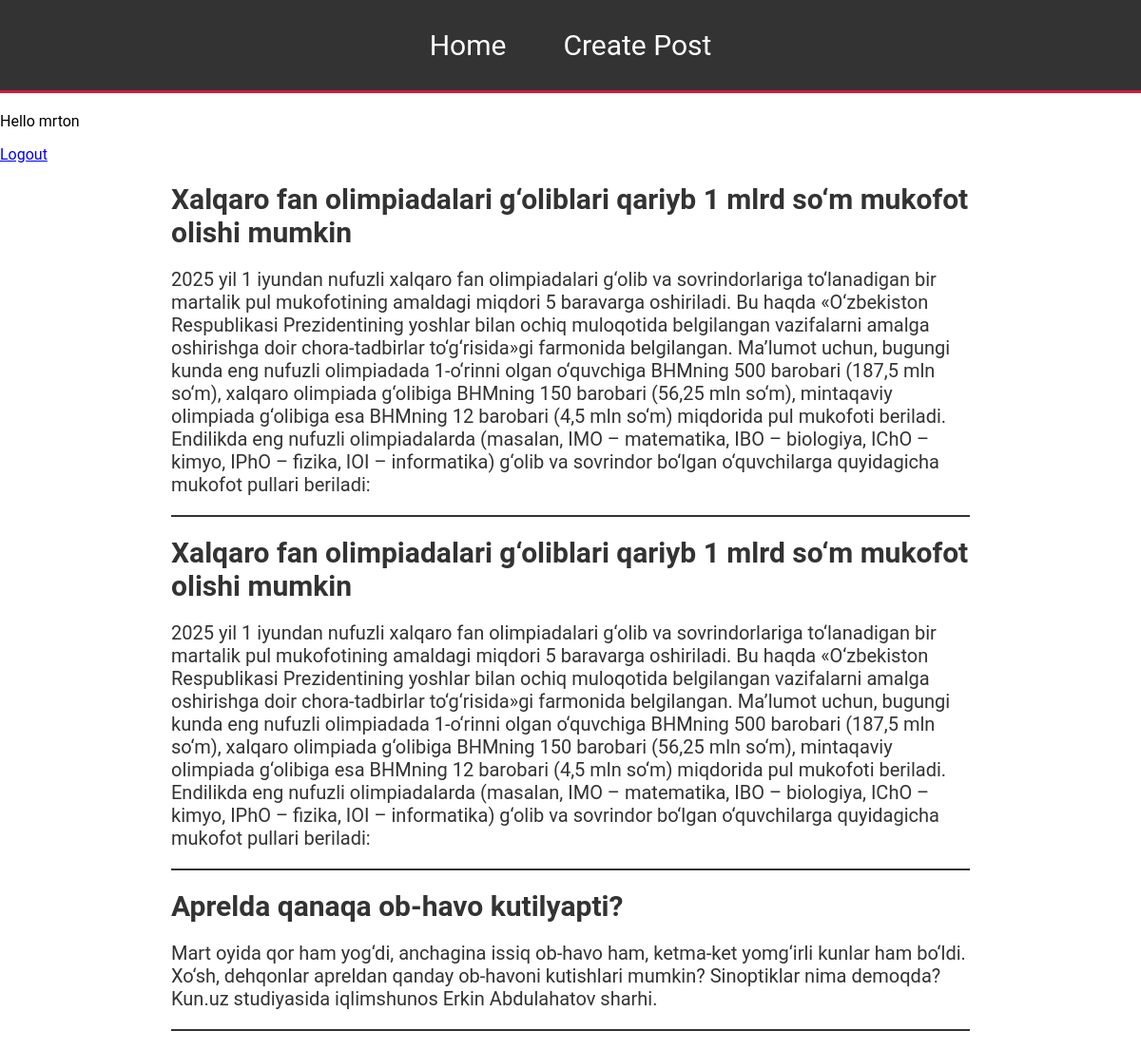
The app's page / (signed in) with its own data.
### posts/models.py (models this page shows, shortened)
class Post(models.Model):
    author=models.ForeignKey('auth.User',on_delete=models.CASCADE)
    title=models.CharField(max_length=100)
    context=models.TextField()
    created_date=models.DateTimeField(auto_now_add=True)
    updated_date=models.DateTimeField(auto_now=True)

### posts/views.py (the view)
# urls.py: path("",BlogListView.as_view(), name="home"),
class BlogListView(ListView):
    model = Post
    template_name = "home.html"
    context_object_name = "posts"

### templates/home.html
{% extends "base.html" %}
{% block content %}
{% for post in posts %}
<div class="context">
    <div class="title">
        <h2><a href="{% url 'post_detail' post.pk %}">{{ post.title }}</a></h2>
    </div>
    <div class="text">
        <p>{{ post.context}}</p>
    </div>
</div>
{% endfor %}
{% endblock content %}

### templates/base.html (shortened to what this page needs)
{% load static %}
<!DOCTYPE>
<html>
<head>
    <link rel="stylesheet" type="text/css" href="{% static 'css/style.css' %}">
</head>
<body>
    <header class="header">
       <div class="container">
        <nav class="maon-nav">
            <ul class="nav-list">
                <li><a class="page-a" href="{% url 'home' %}">Home</a></li>
                <li><a class="page-a" href="{% url 'post_new' %}">Create Post</a></li>
            </ul>
        </nav>
        </div>
    </header>
    {%if user.is_authenticated%}
    <p>Hello {{user.username}}</p>
    <a href="{% url 'logout' %}">Logout</a>
    {%else%}
    <p>You are not Login</p>
    <a href="{% url 'login' %}">Log In</a>
    <a href="{% url 'register' %}">Sign Up</a>
    {%endif%}
    <div class="container">
        {% block content %}
        {% endblock content %}
    </div>
</body>
</html>

### static/css/style.css (style rules this page uses)
body { background-color:rgb(255, 255, 255) ; font-family: 'Roboto', sans-serif; margin: 0; }
.container { width: 70%; margin: 0 auto; padding: 0 20px; }
.header { background-color: #333; color: #fff; padding: 10px 0; text-align: center; margin-bottom: 20px; border-bottom: 3px solid crimson; }
.nav-list { list-style-type: none; padding:20px 15px; margin: 0; display: flex; justify-content: center; background-color: #333; }
.nav-list a { font-size: 30px; margin: 10px 15px; padding:20px 15px; text-align: center; text-decoration: none; color: #fff; }
.context { margin-top: 20px; justify-content: space-between; margin-bottom: 20px; color: #333; border-bottom:2px solid #333; }
.context a { text-decoration: none; font-size: 30px; margin-bottom: 20px; color: #333; }
.context p { font-size: 20px; margin-bottom: 20px; }

### records on screen
Post: title "Xalqaro fan olimpiadalari g‘oliblari qariyb 1 mlrd so‘m mukofot olishi mumkin", context "2025 yil 1 iyundan nufuzli xalqaro fan olimpiadalari g‘olib va sovrindorlariga to‘lanadigan bir martalik pul mukofotining amaldagi miqdori 5 baravarga oshiriladi. Bu haqda «O‘zbekiston Respublikasi Prezidentining yoshlar bilan ochiq muloqotida belgilangan vazifalarni amalga oshirishga doir chora-tadbirlar to‘g‘risida»gi farmonida belgilangan. Ma’lumot uchun, bugungi kunda eng nufuzli olimpiadada 1-o‘rinni olgan o‘quvchiga BHMning 500 barobari (187,5 mln so‘m), xalqaro olimpiada g‘olibiga BHMning 150 barobari (56,25 mln so‘m), mintaqaviy olimpiada g‘olibiga esa BHMning 12 barobari (4,5 mln so‘m) miqdorida pul mukofoti beriladi. Endilikda eng nufuzli olimpiadalarda (masalan, IMO – matematika,…"
Post: title "Xalqaro fan olimpiadalari g‘oliblari qariyb 1 mlrd so‘m mukofot olishi mumkin", context "2025 yil 1 iyundan nufuzli xalqaro fan olimpiadalari g‘olib va sovrindorlariga to‘lanadigan bir martalik pul mukofotining amaldagi miqdori 5 baravarga oshiriladi. Bu haqda «O‘zbekiston Respublikasi Prezidentining yoshlar bilan ochiq muloqotida belgilangan vazifalarni amalga oshirishga doir chora-tadbirlar to‘g‘risida»gi farmonida belgilangan. Ma’lumot uchun, bugungi kunda eng nufuzli olimpiadada 1-o‘rinni olgan o‘quvchiga BHMning 500 barobari (187,5 mln so‘m), xalqaro olimpiada g‘olibiga BHMning 150 barobari (56,25 mln so‘m), mintaqaviy olimpiada g‘olibiga esa BHMning 12 barobari (4,5 mln so‘m) miqdorida pul mukofoti beriladi. Endilikda eng nufuzli olimpiadalarda (masalan, IMO – matematika,…"
Post: title "Aprelda qanaqa ob-havo kutilyapti?", context "Mart oyida qor ham yog‘di, anchagina issiq ob-havo ham, ketma-ket yomg‘irli kunlar ham bo‘ldi. Xo‘sh, dehqonlar apreldan qanday ob-havoni kutishlari mumkin? Sinoptiklar nima demoqda? Kun.uz studiyasida iqlimshunos Erkin Abdulahatov sharhi."

### other values on screen
{{ user.username }} "mrton"
